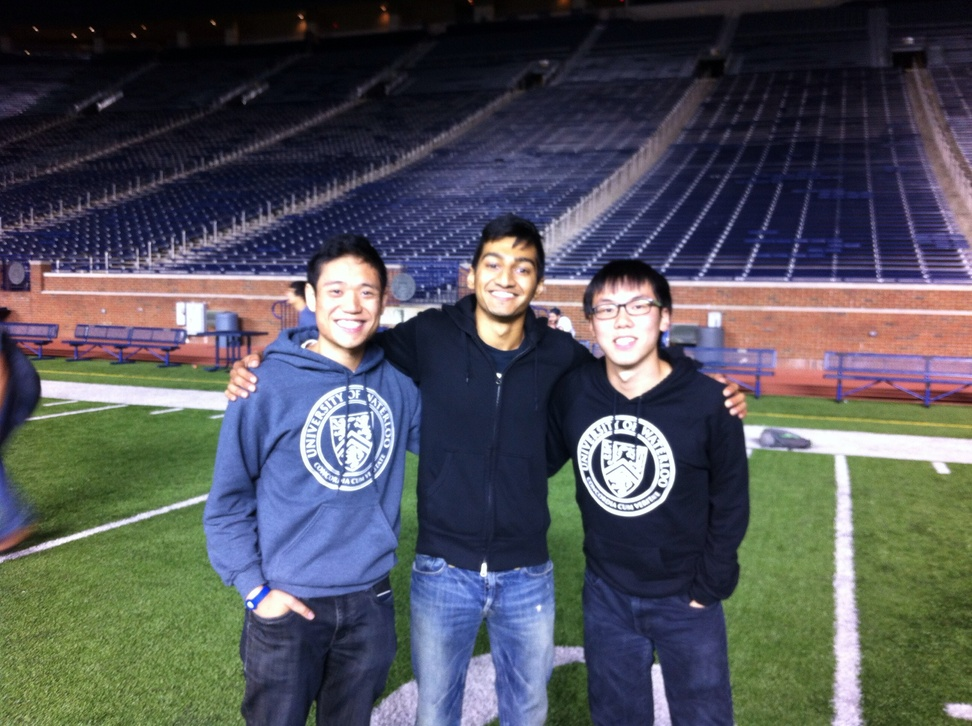
#> input picture sample_img/in.jpg, 972 x 726 px, shrunk from 2048 x 1529 before the run
$ jupyter execute image_processing.ipynb   (shell and % lines are left out)
#> lines starting #> are read from the running program, lines starting #| are printed output that depends on the picture
[cell 1]
import pandas as pd
import numpy as np
import matplotlib.pyplot as plt
import cv2

from sklearn.cluster import MeanShift, KMeans

[cell 2]
ms = MeanShift()
km = KMeans(n_clusters=10)

[cell 3]
X = cv2.imread('sample_img/in.jpg')
#> X is the input picture: shape (726, 972, 3); mean B, G, R 89.5, 83.5, 81.6

[cell 4]
# show original image
plt.imshow(X)

[cell 5]
# histogram equalization in color
X_ycr_cb = cv2.cvtColor(X, cv2.COLOR_RGB2YCR_CB)
#> X_ycr_cb: shape (726, 972, 3); mean of channels 0, 1, 2 85.1, 131.2, 126
X_hist = cv2.equalizeHist(X_ycr_cb[:,:,0])
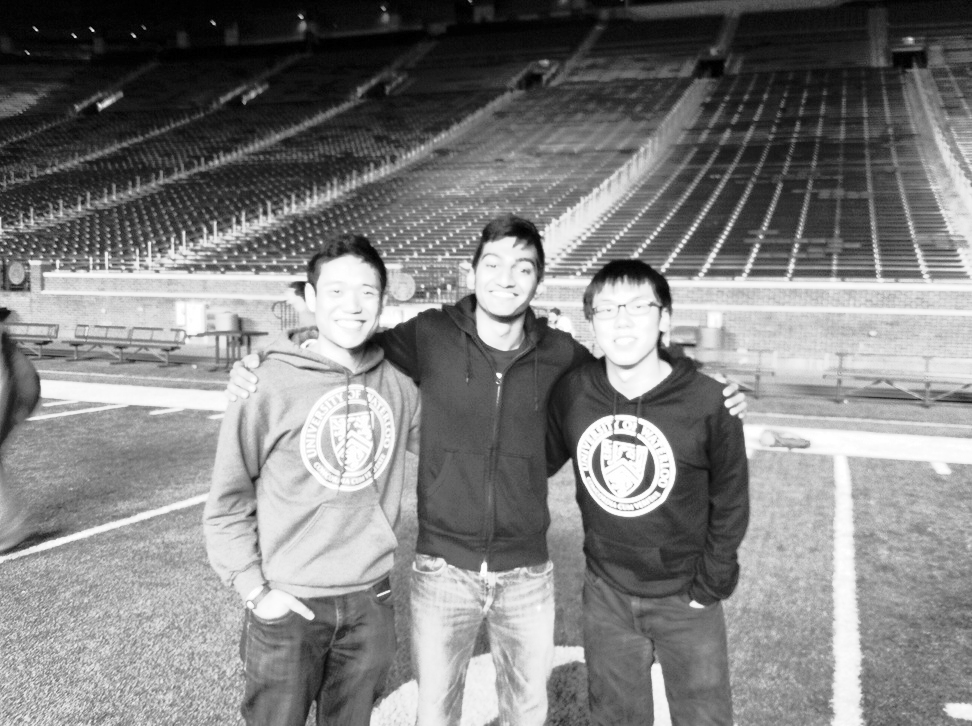
#> X_hist: shape (726, 972); min 0, max 255, mean 128.2
X_ycr_cb[:,:,0] = X_hist
#> X_ycr_cb: shape (726, 972, 3); mean of channels 0, 1, 2 128.2, 131.2, 126
plt.imshow(X_ycr_cb)
cv2.imwrite('sample_img/hist_equalization.jpg', X_ycr_cb)
#> Out = True

[cell 6]
# Add cell shading
# apply smoothing segmentation
X_filt = cv2.pyrMeanShiftFiltering(X, 15, 40)
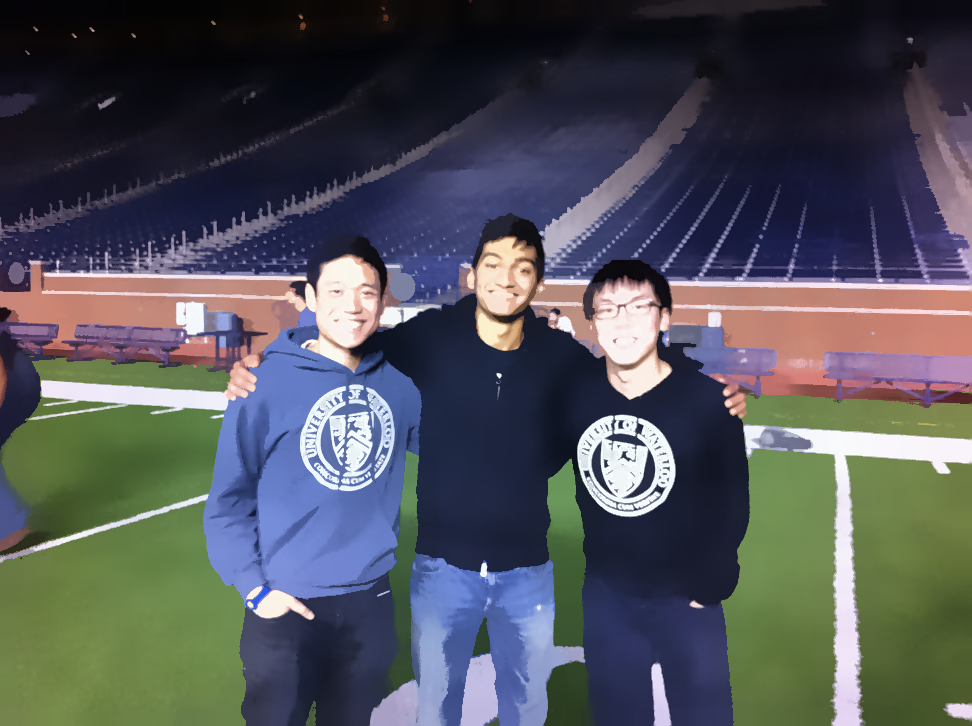
#> X_filt: shape (726, 972, 3); mean B, G, R 89.2, 83.2, 81.1
X_grey = cv2.cvtColor(X, cv2.COLOR_RGB2BGRA)
weight = 10
edges = cv2.Canny(X_grey, 100, 200)
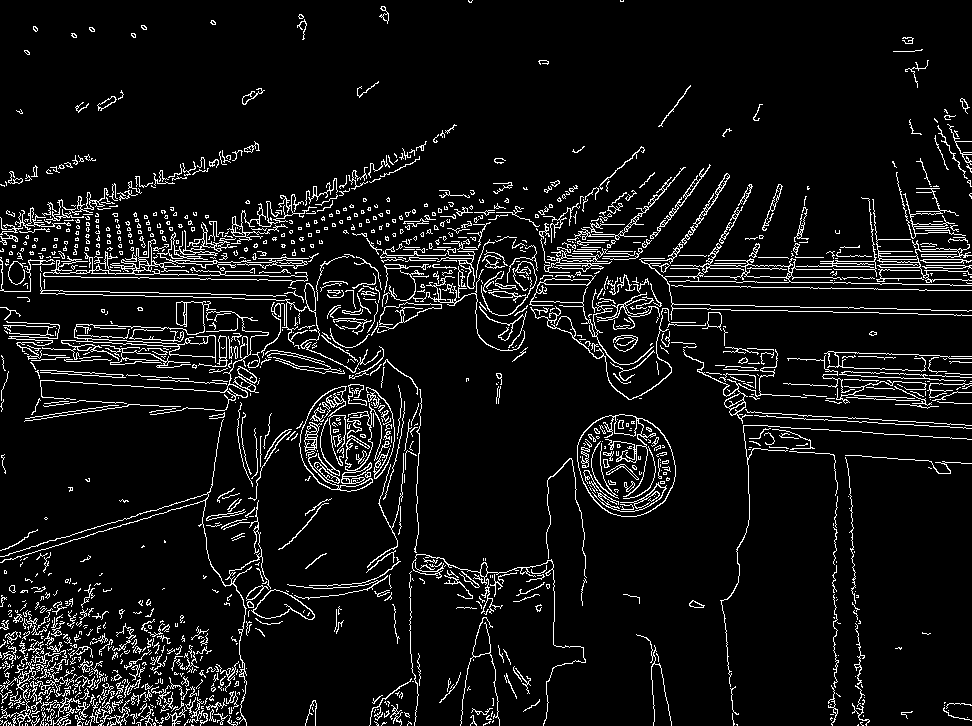
#> edges: shape (726, 972); 7.5% white in thin lines or dots
# http://stackoverflow.com/questions/3954484/cartoonizing-real-images
edges_rgb = cv2.cvtColor(edges, cv2.COLOR_GRAY2RGB)
#> edges_rgb: shape (726, 972, 3); 7.5% white in thin lines or dots
shaded = X_filt + weight*edges_rgb

[cell 7]
plt.imshow(edges_rgb, cmap='gray')
plt.figure()
plt.imshow(shaded)

[cell 8]
import PIL
import skimage
cv2.imwrite('sample_img/out.jpg', shaded)
#> Out = True
